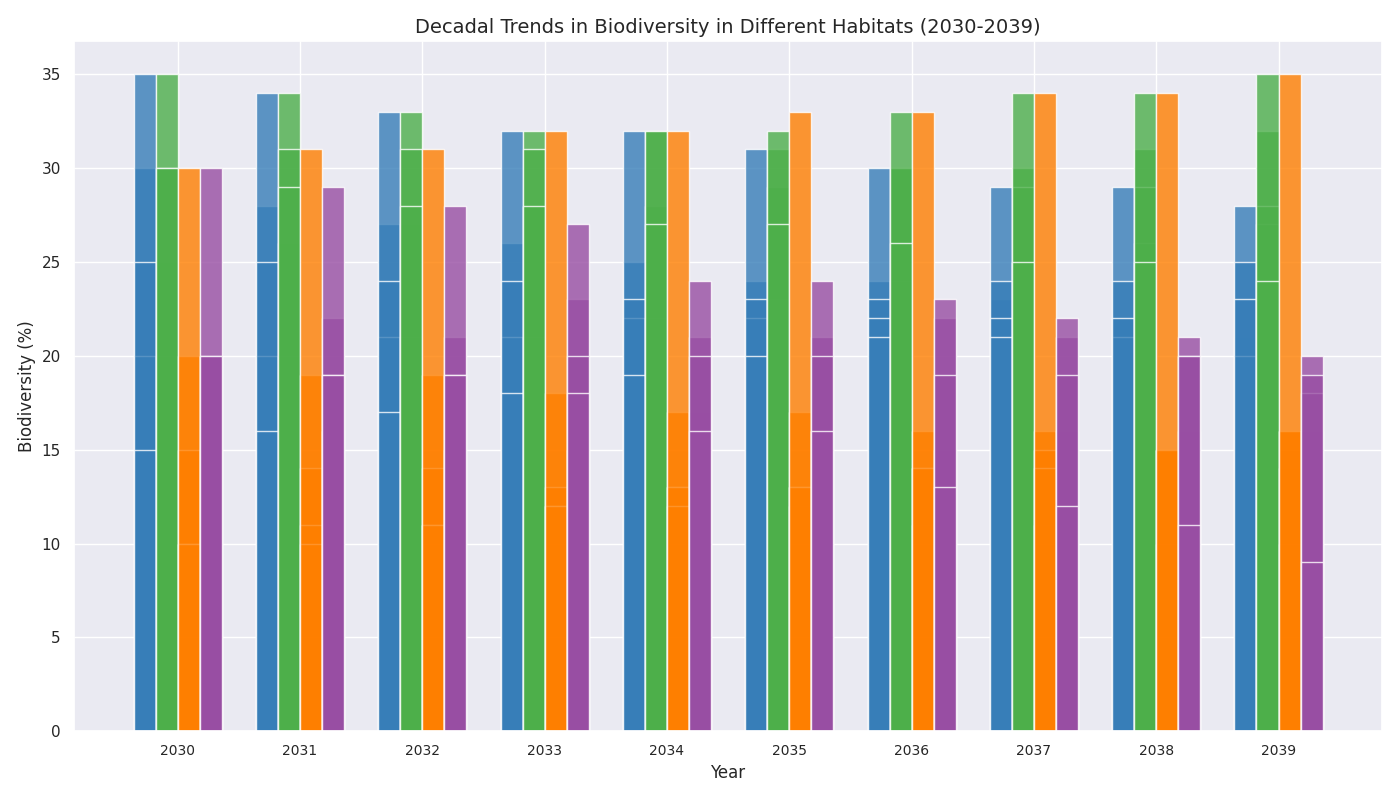

The script that drew this image:
import numpy as np
import matplotlib.pyplot as plt

habitats = ["Tropical Rainforest", "Temperate Forest", "Boreal Forest", "Mangroves", "Savanna"]
years = np.arange(2030, 2040)

# Create percentage data for different animal groups
mammals = np.array([
    [30, 28, 27, 26, 25, 24, 24, 23, 22, 21],
    [35, 34, 33, 32, 32, 31, 30, 29, 29, 28],
    [20, 20, 21, 21, 22, 22, 23, 24, 24, 25],
    [25, 25, 24, 24, 23, 23, 22, 22, 21, 20],
    [15, 16, 17, 18, 19, 20, 21, 21, 22, 23]
])

birds = np.array([
    [25, 26, 27, 28, 28, 29, 30, 30, 31, 32],
    [20, 20, 21, 21, 22, 23, 24, 25, 26, 27],
    [35, 34, 33, 32, 32, 31, 30, 29, 29, 28],
    [30, 31, 31, 31, 32, 32, 33, 34, 34, 35],
    [30, 29, 28, 28, 27, 27, 26, 25, 25, 24]
])

amphibians = np.array([
    [20, 19, 19, 18, 17, 17, 16, 16, 15, 14],
    [15, 14, 14, 13, 13, 12, 11, 11, 10, 10],
    [10, 11, 11, 12, 13, 13, 14, 15, 15, 16],
    [10, 10, 11, 12, 12, 13, 14, 14, 15, 16],
    [30, 31, 31, 32, 32, 33, 33, 34, 34, 35]
])

insects = np.array([
    [15, 16, 15, 15, 17, 16, 15, 16, 16, 16],
    [20, 22, 21, 23, 21, 21, 22, 21, 21, 20],
    [30, 29, 28, 27, 24, 24, 23, 22, 20, 18],
    [20, 19, 19, 20, 20, 20, 19, 19, 20, 19],
    [20, 19, 19, 18, 16, 16, 13, 12, 11, 9]
])

fig, ax = plt.subplots(figsize=(14, 8))
bar_width = 0.18

species_data = [mammals, birds, amphibians, insects]
colors = ['#377eb8', '#4daf4a', '#ff7f00', '#984ea3']
x_indices = np.arange(len(years))

for i, species in enumerate(species_data):
    for j, habitat in enumerate(habitats):
        ax.bar(x_indices + (i * bar_width), species[j], bar_width, color=colors[i], alpha=0.8)

ax.set_xticks(x_indices + bar_width * (len(species_data) - 1) / 2)
ax.set_xticklabels(years, fontsize=10)
ax.set_xlabel('Year', fontsize=12)
ax.set_ylabel('Biodiversity (%)', fontsize=12)
ax.set_title("Decadal Trends in Biodiversity in Different Habitats (2030-2039)", fontsize=14)

plt.tight_layout()
plt.show()
